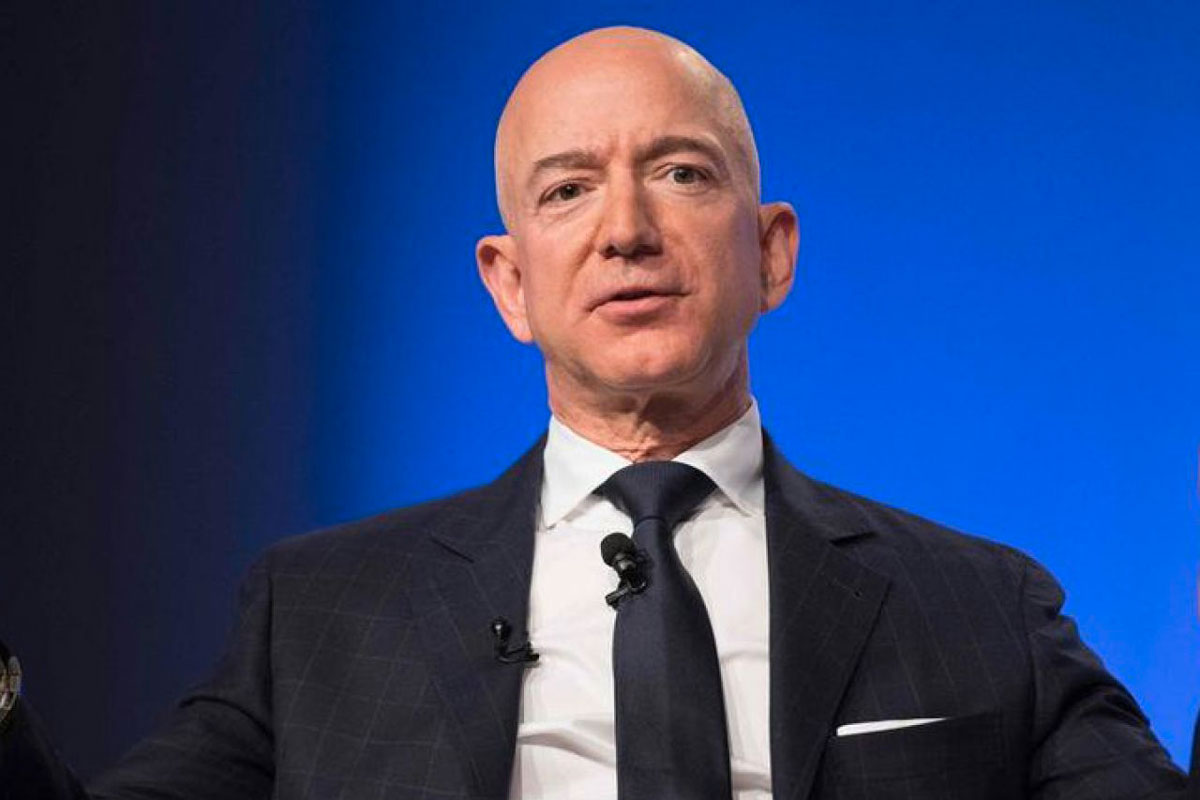
#> input picture images/Jeff Bezoz.jpg, 1200 x 800 px
$ python -i image_processing.py   (imports and definitions only)   (older library calls are emulated)
#> lines starting #> are read from the running program, lines starting #| are printed output that depends on the picture
import cv2
import numpy as np
from scipy import stats
import matplotlib.pyplot as plt
from skimage.filters import gabor
from skimage.feature import canny

class ImageProcessor:
    """
    Image processing class implementing all required basic operations
    for the Virtual Camera project
    """

    def __init__(self):
        """Initialize the image processor"""
        self.last_histogram = None

    def statistical_analysis(self, frame):
        """
        Perform statistical analysis on each RGB channel
        Returns: dict with statistics for each channel
        """
        stats_dict = {}

        # Split into RGB channels
        b, g, r = cv2.split(frame)
        channels = {'red': r, 'green': g, 'blue': b}

        for channel_name, channel_data in channels.items():
            # Flatten the channel for calculations
            flat_channel = channel_data.flatten()

            stats_dict[channel_name] = {
                'mean': np.mean(flat_channel),
                'mode': stats.mode(flat_channel, keepdims=True)[0][0],
                'std': np.std(flat_channel),
                'max': np.max(flat_channel),
                'min': np.min(flat_channel)
            }

        return stats_dict

    def linear_transformation(self, frame, alpha=1.2, beta=30):
        """
        Apply linear transformation: new_pixel = alpha * old_pixel + beta
        Args:
            frame: input image
            alpha: contrast multiplier
            beta: brightness offset
        """
        # Apply transformation and clip values to valid range
        transformed = cv2.convertScaleAbs(frame, alpha=alpha, beta=beta)
        return transformed

    def calculate_entropy(self, frame):
        """
        Calculate entropy for each RGB channel
        Returns: dict with entropy values
        """
        entropy_dict = {}

        # Split into RGB channels
        b, g, r = cv2.split(frame)
        channels = {'red': r, 'green': g, 'blue': b}

        for channel_name, channel_data in channels.items():
            # Calculate histogram
            hist, _ = np.histogram(channel_data, bins=256, range=(0, 256))

            # Normalize histogram to get probabilities
            hist = hist / hist.sum()

            # Remove zero probabilities to avoid log(0)
            hist = hist[hist > 0]

            # Calculate entropy: -sum(p * log2(p))
            entropy = -np.sum(hist * np.log2(hist))
            entropy_dict[channel_name] = entropy

        return entropy_dict

    # [34 lines left out: function plot_histogram, not called in this run]

    def histogram_equalization(self, frame):
        """
        Apply histogram equalization to each channel separately
        """
        # Split into RGB channels
        b, g, r = cv2.split(frame)

        # Apply histogram equalization to each channel
        r_eq = cv2.equalizeHist(r)
        g_eq = cv2.equalizeHist(g)
        b_eq = cv2.equalizeHist(b)

        # Merge channels back
        equalized = cv2.merge([b_eq, g_eq, r_eq])
        return equalized

    def edge_detection_filter(self, frame):
        """
        Apply Canny edge detection filter
        """
        # Convert to grayscale for edge detection
        gray = cv2.cvtColor(frame, cv2.COLOR_BGR2GRAY)

        # Apply Canny edge detection
        edges = cv2.Canny(gray, 50, 150)

        # Convert back to 3-channel for consistency
        edges_colored = cv2.cvtColor(edges, cv2.COLOR_GRAY2BGR)
        return edges_colored

    # [58 lines left out: functions blur_filter, sharpen_filter, sobel_filter, gabor_filter, not called in this run]

    def process_frame(self, frame, filter_type="edge"):
        """
        Main processing function that applies all required operations
        Args:
            frame: input frame from camera
            filter_type: type of filter to apply ("edge", "blur", "sharpen", "sobel", "gabor")
        """
        # 1. Statistical Analysis (print to console for monitoring)
        stats = self.statistical_analysis(frame)

        # 2. Linear Transformation
        transformed = self.linear_transformation(frame, alpha=1.1, beta=20)

        # 3. Calculate Entropy
        entropy = self.calculate_entropy(transformed)

        # 4. Histogram Equalization
        equalized = self.histogram_equalization(transformed)

        # 5. Apply selected filter
        if filter_type == "edge":
            filtered = self.edge_detection_filter(equalized)
        elif filter_type == "blur":
            filtered = self.blur_filter(equalized)
        elif filter_type == "sharpen":
            filtered = self.sharpen_filter(equalized)
        elif filter_type == "sobel":
            filtered = self.sobel_filter(equalized)
        elif filter_type == "gabor":
            filtered = self.gabor_filter(equalized)
        else:
            filtered = self.edge_detection_filter(equalized)  # Default to edge detection

        return filtered, stats, entropy

    # [26 lines left out: function display_statistics, not called in this run]

>>> import cv2
>>> picture = cv2.imread('images/Jeff Bezoz.jpg')
#> picture is the input picture: shape (800, 1200, 3); mean B, G, R 117.3, 67.6, 45.4
>>> result = ImageProcessor().process_frame(picture)
#> in statistical_analysis, `b, g, r = cv2.split(frame)`:
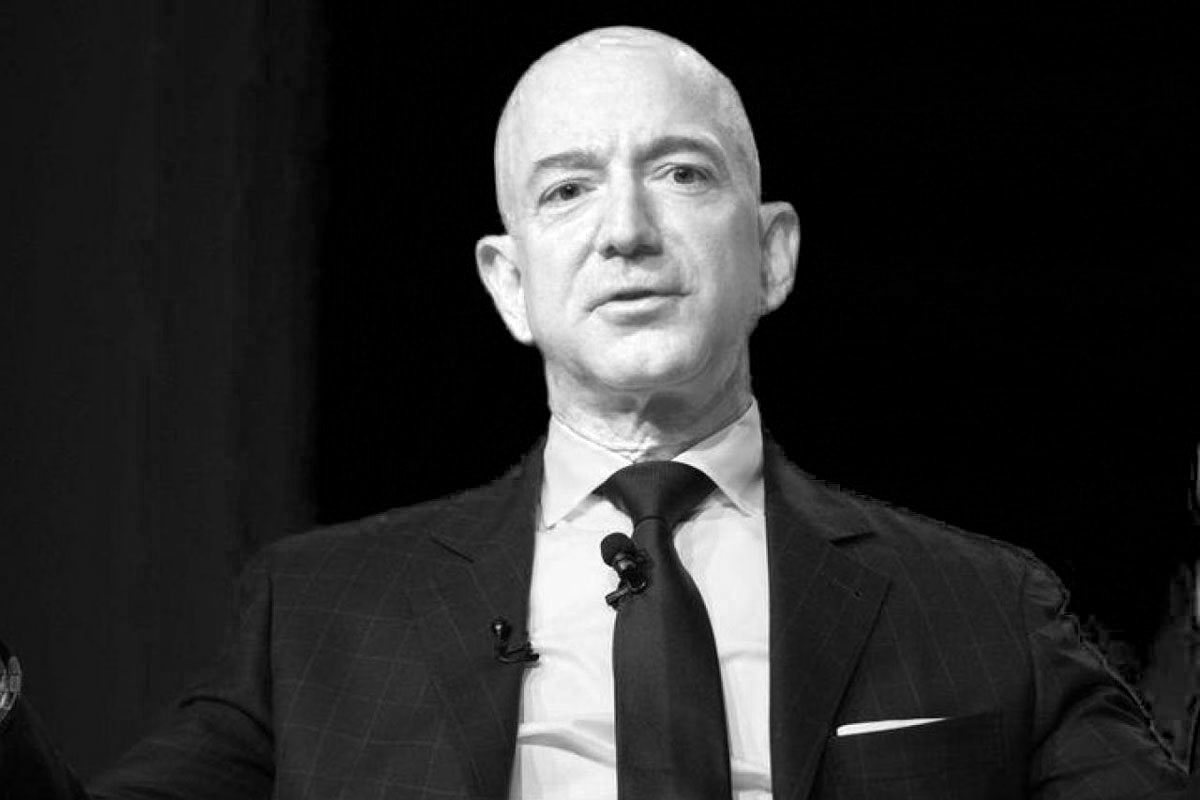
#> r: shape (800, 1200); min 0, max 255, mean 45.4
#> the loop in statistical_analysis, `for channel_name, channel_data in channels.items():` made 3 passes
#> channel_name on passes 1 to 3: 'red', 'green', 'blue'
#> after the loop in statistical_analysis, `for channel_name, channel_data in channels.items():`: stats_dict = 3 items
#> in calculate_entropy, `b, g, r = cv2.split(frame)`:
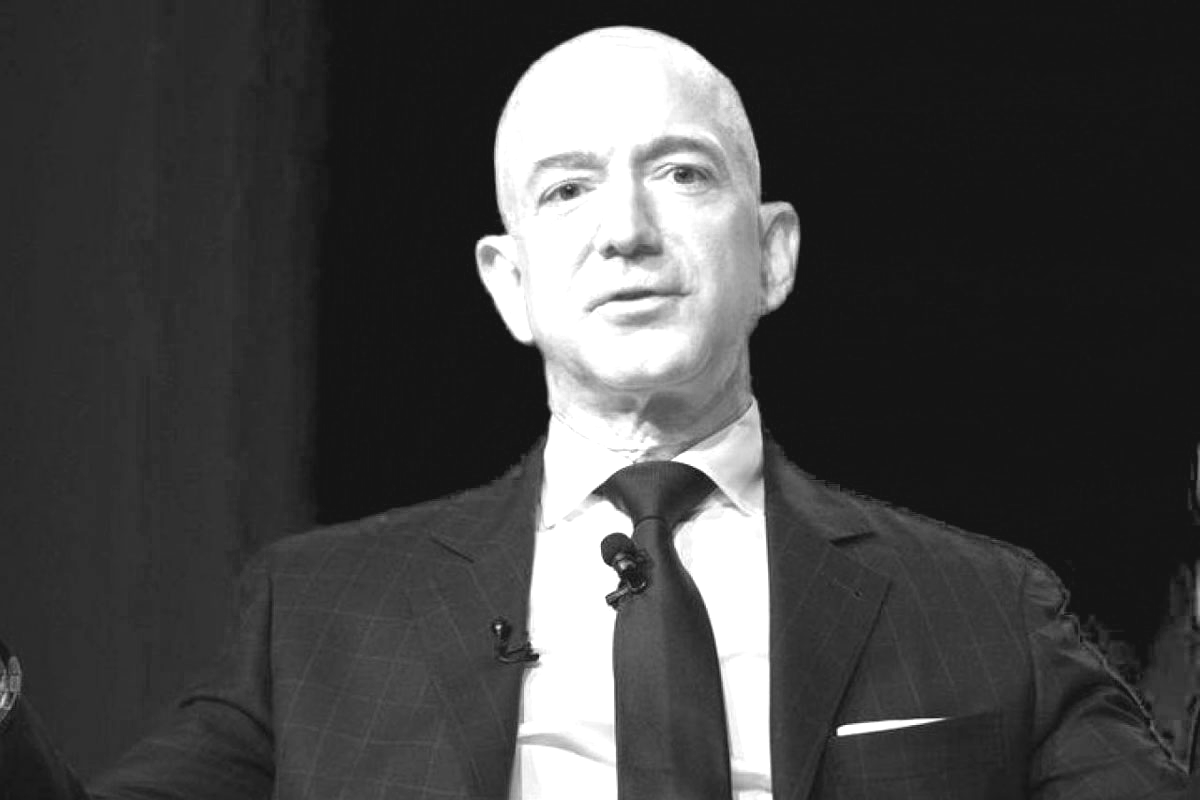
#> r: shape (800, 1200); min 20, max 255, mean 68.1
#> the loop in calculate_entropy, `for channel_name, channel_data in channels.items():` made 3 passes
#> (channel_name, entropy) on passes 1 to 3: ('red', 5.2), ('green', 6.82), ('blue', 6.58)
#> after the loop in calculate_entropy, `for channel_name, channel_data in channels.items():`: entropy_dict = {'red': 5.2, 'green': 6.82, 'blue': 6.58}
#> in edge_detection_filter, `gray = cv2.cvtColor(frame, cv2.COLOR_BGR2GRAY)`:
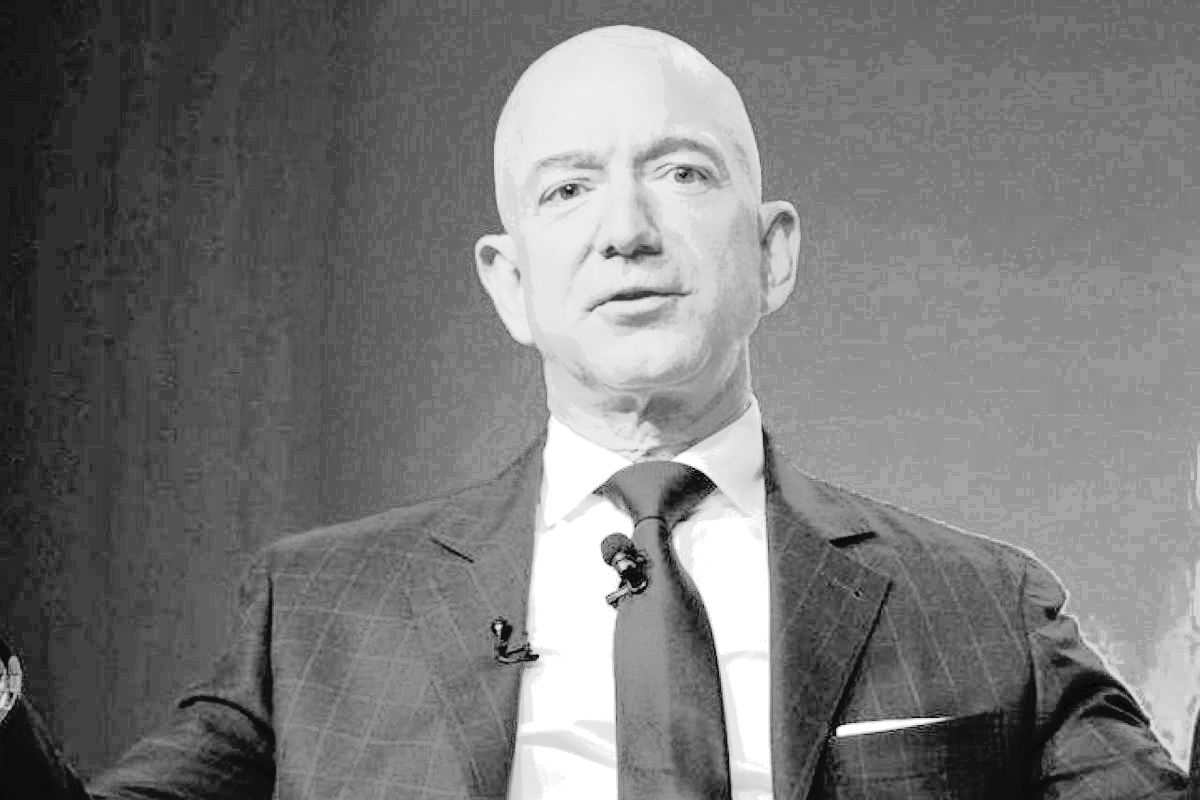
#> gray: shape (800, 1200); min 0, max 255, mean 121.1
#> in edge_detection_filter, `edges = cv2.Canny(gray, 50, 150)`:
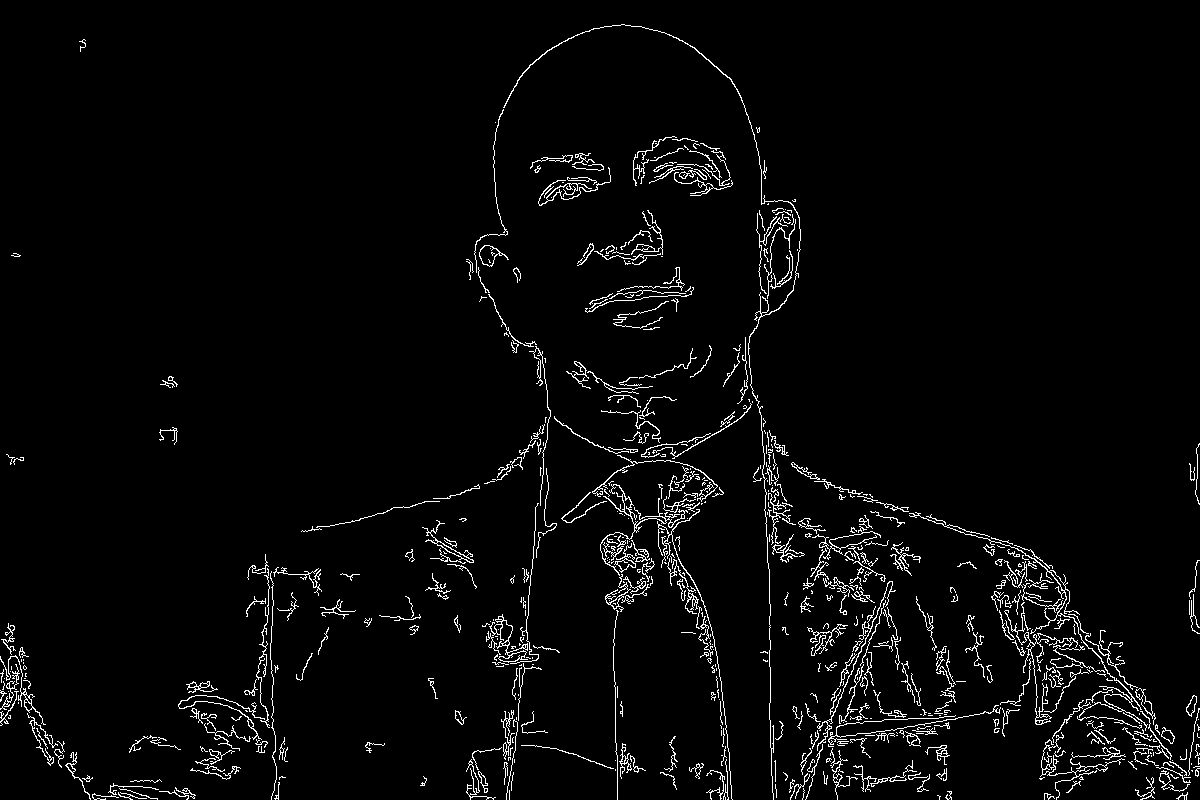
#> edges: shape (800, 1200); 3.2% white in thin lines or dots
#> in edge_detection_filter, `edges_colored = cv2.cvtColor(edges, cv2.COLOR_GRAY2BGR)`: edges_colored: shape (800, 1200, 3); 3.2% white in thin lines or dots
